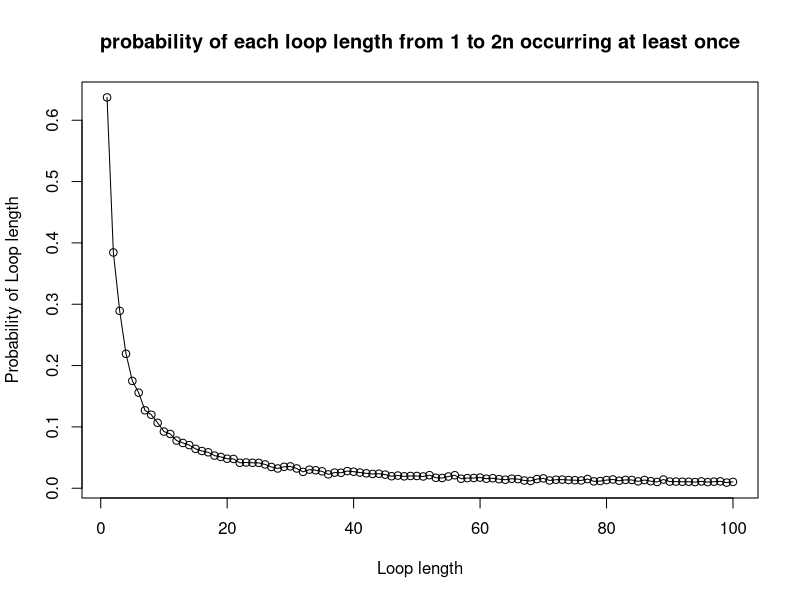
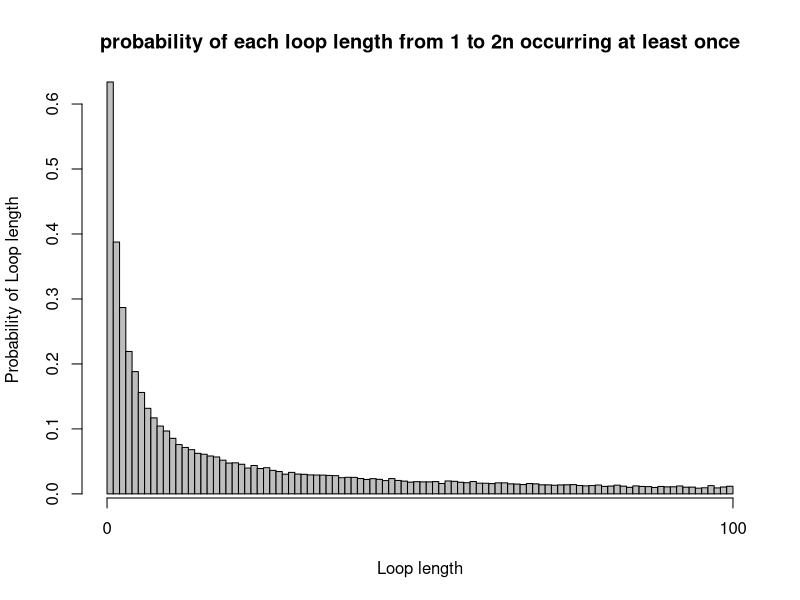

R code for these plots, in order:
# Karman Singh s1936373
# Viren Sirwani Mulani s1949143
# Alannah Hounat s2434943
# Git repo Link:
# Team member contributions to project:

# INPUT: n <- decides numbers of prisoners, prisoner_number<- prisoner number, numbered_boxes <- numbered boxes
# OUTPUT: the number of successes
# Purpose: Is to find and track the number of successes for us to calculate
# the probabilities in later functions. Also, so code isn't repeated in later functions
success_check <- function(n, prisoner_number, first_box, numbered_boxes) {
  # number of boxes opened by prisoner
  number_of_attempts <- 0
  # value 1 indicates prisoner number found, 0 otherwise
  success <- 0
  # first box opened corresponds to value of k, depending on strategy used, could be 
  # random or prisoners number
  guess <- numbered_boxes[first_box]
  # while loop checks if number of boxes opened is less than or equal to n
  while (number_of_attempts < n) {
    if (guess == prisoner_number) {
      # if prisoner number found, no need to continue looking
      success <- 1
      break
    }
    else {
      # move on to the next box as previous box did not contain prisoner number
      guess <- numbered_boxes[guess]
      # number of attempts goes up by one as prisoner moves on to next box
      number_of_attempts <- number_of_attempts + 1
    }
  }
  
  return (success)
}

# INPUT: n <- decides numbers of prisoners, quantity <- number of items to choose
# OUTPUT: vector of integers of length 'quantity'
# PURPOSE: produce a vector of box numbers of a particular size depending on 
# the strategy. Strategy 2 would require us to return just one box number while 
# strategy 3 requires us to return n random box numbers
produce_random_numbered_boxes <- function(n, quantity) {
  return (sample(1:n, quantity))
}

# INPUT: n <- decides numbers of prisoners, k <- prisoner number, strategy <- 1, 2 or 3,
# numbered_boxes<- numbered boxes
# OUTPUT: 1(success) or 0(fail)
# PURPOSE: This function simulates the first strategy where a prisoner
# picks a box with their number on it, the second strategy where a prisoner
# picks a random box to begin with, and the third strategy where a prisoner
# picks n boxes at random, checking each card for their number
check_success_given_strategy <- function(n, k, strategy, numbered_boxes){
  success_strategy3 <- 0
  # if and else if to select the correct strategy
  if (strategy == 1)
    # first box picked has prisoners number on it
    first_box <- k
  else if (strategy == 2)
    # pick a box with a random number on it by calling the helper function 
    # 'produce_random_numbered_boxes'
    first_box <- produce_random_numbered_boxes(2 * n, 1)
  else if (strategy == 3) {
    # here we need n random boxes, the aforementioned helper function is used again
    random_box <- produce_random_numbered_boxes(2 * n, n)
    for (box in random_box) {
      # if one of the random boxes contains the prisoners number
      if (box == k){
        # count successes
        success_strategy3 <- 1
        break
      }
    }
    return (success_strategy3)
  }
  # check the success, used for strategy 1 and 2
  check <- success_check(n, k, first_box, numbered_boxes)
  return(check)
}

# INPUT: n <- decides numbers of prisoners, k <- prisoner number, strategy <- either 1,2,3,
# nreps <- number of times experiment is done
# OUTPUT: Probability estimate of prisoner k finding their number using given strategy
# PURPOSE: To find the probability of one prisoner finding their number
Pone <- function(n, k, strategy, nreps = 10000) {
  number_of_success <- 0
  for (reps in 1:nreps) {
    # index of numbered_boxes corresponds to the box number, and the value stored
    # at that index corresponds to the numbered card randomly placed in the box
    numbered_boxes <- produce_random_numbered_boxes(2 * n, 2 * n)
    number_of_success <- number_of_success + 
      check_success_given_strategy(n, k, strategy, numbered_boxes)
  }
  # we divide number_of_success by nreps to get a probability of a single prisoner
  # finding their number
  prob_one_estimate <- number_of_success / nreps
  return (prob_one_estimate)
}

# INPUT: n <- decides numbers of prisoners, strategy <- either 1,2,3
# nreps <- number of times experiment is done
# OUTPUT: Probability estimate of all prisoners finding their number using given strategy
# PURPOSE: To find the probability of all prisoners being released
Pall <- function(n, strategy, nreps = 10000) {
  number_of_success <- 0
  for (reps in 1:nreps) {
    # Outside inner loop since the room is returned to original state once 
    # prisoner leaves
    numbered_boxes <- produce_random_numbered_boxes(2 * n, 2 * n)
    for (prisoner_number in 1:(2 * n)) {
      # calls on helper function to check if the chosen strategy has been 
      # successful or not. A 1 would be success, 0 otherwise
      check <- check_success_given_strategy(n, prisoner_number, strategy, numbered_boxes)
      # if check == 0 then one of the prisoners was unable to find their number
      # this means none of the prisoners go free, so, we stop the loop entirely
      if (check == 0)
        break
    }
    # add 1 to number_of_success if prisoner finds number
    number_of_success <- number_of_success + check
  }
  
  # divide by total number of repetitions to get probability of everybody succeeding 
  prob_all_estimate <- number_of_success / nreps
  return (prob_all_estimate)
}

# example code of the 'Pone' and 'Pall' are provided below:

cat("Probability estimate of a single prisoner succeeding in finding their number:")
cat("\nn=5\nStrategy 1:", Pone(5, 7, 1))
cat("\nStrategy 2:", Pone(5, 7, 2))
cat("\nStrategy 3:", Pone(5, 7, 3))

cat("\nn=50\nStrategy 1:", Pone(50, 7, 1))
cat("\nStrategy 2:", Pone(50, 7, 2))
cat("\nStrategy 3:", Pone(50, 7, 3))

cat("\nProbability estimate of all prisoners succeeding in finding their numbers:")
cat("\nn=5\nStrategy 1:", Pall(5, 1))
cat("\nStrategy 2:", Pall(5, 2))
cat("\nStrategy 3:", Pall(5, 3))

cat("\nn=50\nStrategy 1:", Pall(50, 1))
cat("\nStrategy 2:", Pall(50, 2))
cat("\nStrategy 3:", Pall(50, 3))

# For Pone evidently the less people there are (the smaller that n is) the better 
# chance of success, which is expected.

# Pall is where we observe a surprising result. 
# Strategy 2 and 3 yield zero/near zero probabilities. Strategy 1 yields an
# approximate probability of 30% and 36% for n=50 and n=5 respectively.
# This seems to be the most optimal strategy.
# Strategy 2 and 3 have an element of randomness to them, as a result there 
# is no guarantee to even eventually find the correct prisoner number.
# In strategy 1 every box leads to another and eventually loops back to the
# prisoner number we began with, this is guaranteed. What is not guaranteed
# is the cycle which contains the prisoner number may have a length greater 
# than n.

# INPUT: n <- decides numbers of prisoners, nreps <- number of times experiment is done
# OUTPUT: 
# PURPOSE: 
dloop <- function(n, nreps = 10000) {
  # count of all the cycles with loop length 1 to 2n that occurred 0 times 
  # in the simulation
  count_loop_length_0_times = rep(0, 2*n)
  #loop over all experiments(number of repetitions)
  for (reps in 1:nreps) {
    # index of numbered_boxes corresponds to the box number, and the value stored
    # at that index corresponds to the numbered card randomly placed in the box
    numbered_boxes <- produce_random_numbered_boxes(2 * n, 2 * n)
    # count of how many times a cycle has 1 to 2n loop length
    count_of_loop_length = rep(0, 2*n)
    # numbers that are already present in a cycle, hence don't need to be 
    # iterated over again
    numbers_iterated_over = c()
    # looping over all prisoner numbers
    for (prisoner_number in 1:(2 * n)) {
      # vector to hold various cycles, length of this vector would give the 
      # length of the cycle that contains the prisoner number
      individual_cycles = c()
      # if prisoner number is not present in any previous cycles, we follow
      # the path of boxes to find the cycle that contains the prisoner number.
      # if the prisoner number is present, then just skip to the next 
      # prisoner number
      if (!(prisoner_number %in% numbers_iterated_over)) {
        individual_cycles = append(individual_cycles, prisoner_number)
        next_box_in_cycle = numbered_boxes[prisoner_number]
        # checks if the card removed from the box contains the prisoner number
        while (next_box_in_cycle != prisoner_number) {
          individual_cycles = append(individual_cycles, next_box_in_cycle)
          next_box_in_cycle = numbered_boxes[next_box_in_cycle]
        }
        count_of_loop_length[length(individual_cycles)] = 
          count_of_loop_length[length(individual_cycles)] + 1
        # appending the numbers in the cycle to the vector that contains all the
        # cycles
        numbers_iterated_over = append(numbers_iterated_over, individual_cycles)
      }
    }
    # finds all loop lengths that occurred 0 times in the experiment and adds 1
    # to the count for each of those loop lengths
    index_loop_length_0_times = grep(0, count_of_loop_length)
    count_loop_length_0_times[index_loop_length_0_times] = 
      count_loop_length_0_times[index_loop_length_0_times] + 1
  }
  # in the following two lines we take the count of the cycles that happened 
  # zero times and divide by number of repetitions to get a probability
  # of cycles happening zero times. We then subtract these values from 1 to get
  # probability of the cycles happening at least 1 time
  prob_loop_length_0_times <- count_loop_length_0_times/nreps
  prob_loop_length_at_least_once <- 1 - prob_loop_length_0_times
  return (prob_loop_length_at_least_once)
}

# example code for 'dloop' provided below:

cat("Probability of loop length from 1 to 2n occurring at least once in a random shuffling of cards to boxes: ")
cat("\nFor n=50: ", dloop(50))

# Here n=50. For the prisoners to be successful, the longest loop must not be greater than
# 50. The probability of not having a loop longer than 50 is equal to the probability
# of a random permutation of the prisoner numbers 1 to 100 having a loop whose length is
# greater than 50. We first need to know the number of permutations of prisoner
# numbers 1 to 100 with a loop of length x>50. That is 100!/x. The probability of 
# of a random permutation containing no loops of length greater than 50 is 
# calculated below:

# number of permutations with cycle length x>50
single_events <- factorial(100)*(1/(51:100))
# simple sum of all the values in vector
sum_single_events <- sum(single_events)
prob_no_greater_50 <- 1 - (1/factorial(100))*sum_single_events
cat("The probability of no loop being longer than 50 is:", prob_no_greater_50)


# We use a line graph to visualize the probabilities for each loop length. A line
# graph is used her since we can identify trends in the data. Usually line graphs are
# used to track changes over a short or long period of time. But it can be used in
# this scenario.
n1 <- 50
loop_vector1 <- dloop(n=n1,nreps=10000)
line_graph <- plot(x= 1:(2*n1),
                   y=loop_vector1, 
                   type="o",
                   xlab="Loop length",
                   ylab="Probability of Loop length",
                   main= "probability of each loop length from 1 to 2n occurring at least once")

# A bar chart could be used to compare the different loop lengths. 
# The code is not too different here. Bar-chart may seem a bit cramped
n2 <- 50
loop_vector2 <- dloop(n=n2,nreps=10000)
bar_chart <- barplot(height=loop_vector2, 
                     xlab="Loop length",
                     ylab="Probability of Loop length",
                     main= "probability of each loop length from 1 to 2n occurring at least once",
                     space=0)
# Adds an axis to the current plot
axis(side=1,at=c(0,(2*n2)), tick=TRUE)
